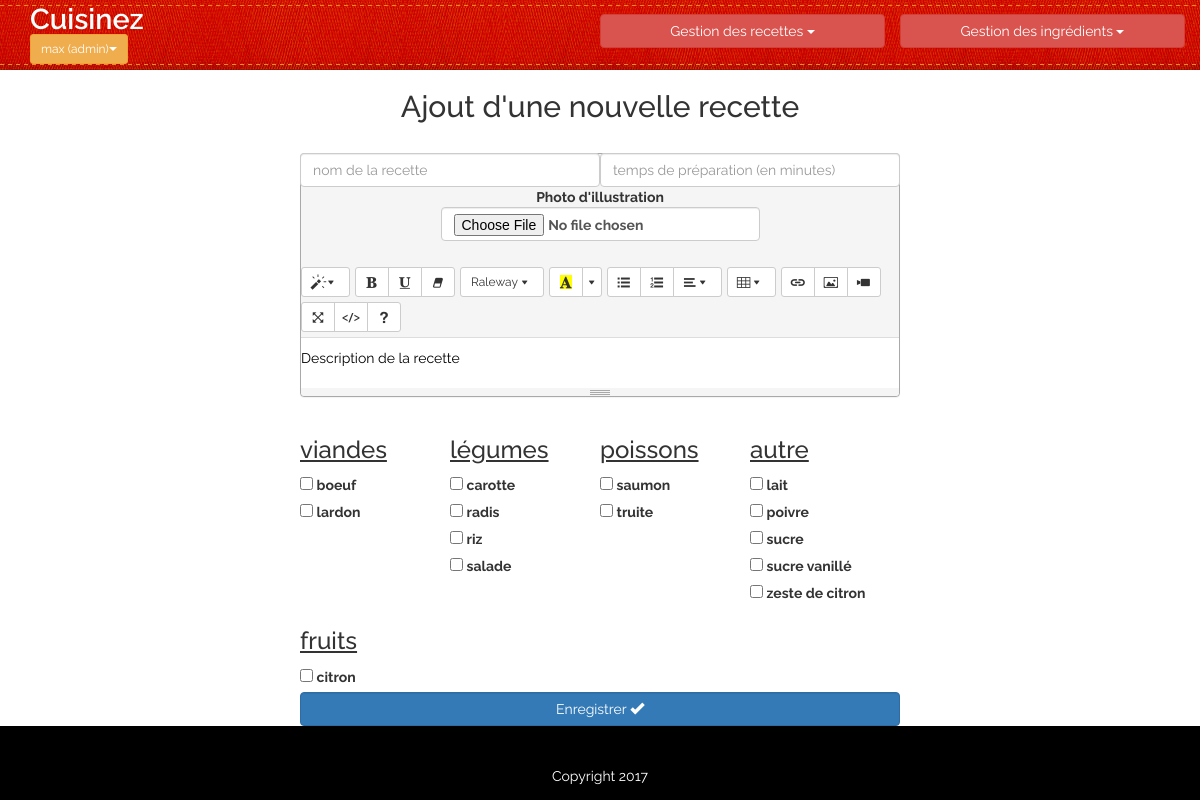
The page /admin/admin.php?page=ajoutR (signed in) on the database its author committed.
### tables this page shows
CREATE TABLE `ingredient` (
  `id` int(11) NOT NULL,
  `label_ingredient` varchar(50) NOT NULL,
  `type_ingredient` int(11) NOT NULL
);

### admin/ajout-recette.php (the view, shortened to what this page needs)
<?php
	$GLOBAL_INGREDIENTS = array();
	$sql = "SELECT i.id, label_ingredient, type_ingredient, label_type_ingredient FROM ingredient i left join type_ingredient ti on type_ingredient = ti.id order by type_ingredient, label_ingredient";
	$results_I = $bdd->query($sql) ;
	$ingredients = $results_I->fetchAll();
    foreach  ($ingredients as $row)
	{
		$GLOBAL_INGREDIENTS[$row['label_type_ingredient']][] = array(
			'id_ingredient' => $row['id'],
			'label_ingredient' => $row['label_ingredient']);
	}
?>
<link href="../plugins/summernote/summernote.css" rel="stylesheet">
<div id="mainadmin" class="row">
	<div class="col-xs-12 col-md-6 col-md-offset-3">
		<h2 class=" text-center">Ajout d'une nouvelle recette</h2>
		<br>
		<form id="formR" action="traitements.php" method="post" enctype="multipart/form-data" >
			<div class="col-xs-12" id="infosR">
				<div class="col-xs-6"><input class="form-control" type="text" name="labelR" placeholder="nom de la recette" maxlength="100" required></div>
				<div class="col-xs-6"><input class="form-control" type="number" name="temps" placeholder="temps de préparation (en minutes)" min="0" max="999"></div>
				<div class="col-xs-12" id="photo"><label for="image">Photo d'illustration<input class="form-control" type="file" name="image" accept="image/*"></label></div>
				<div class="col-xs-12 form-group">
				</div>
			</div>
			<div id="summernote" class="row "><p>Description de la recette</p></div><input type="hidden" name="description" >
			<div class="col-xs-12" >
				<?php foreach ($GLOBAL_INGREDIENTS as $type_ingredient => $ingredients) { ?>
					<div class="col-xs-6 col-sm-6 col-md-4 col-lg-3 ingredient">
						<header>
							<h3><?php echo $type_ingredient ; ?></h3>
						</header>
						<?php
						foreach ($ingredients as $key => $ingredient) {
						?>
							<input type="checkbox" name="idqte<?php echo $ingredient['id_ingredient'] ; ?>" id="<?php echo $ingredient['id_ingredient'] ; ?>" value="<?php echo $ingredient['id_ingredient'] ; ?>" /> <label for="<?php echo $ingredient['id_ingredient'] ; ?>"><?php echo $ingredient['label_ingredient'] ?></label><br />
						<?php
						}
						?>
					</div>
				<?php
				}
				?>
			</div>
			<div class="col-xs-12 "><button class="form-control btn btn-primary" type="submit" name="ajoutR">Enregistrer <span class="glyphicon glyphicon-ok"></span></button></div>
		</form>
	</div>
</div>

### css/style.css (style rules this page uses)
body { background-color: black !important; }
body,input,textarea,select { font-family: 'Raleway', sans-serif !important; font-size: 11pt; line-height: 1.75em; }
#mainadmin { background: #fff; margin-right:0; margin-left:0; margin-top:70px; }
#mainadmin div { padding-right:0; padding-left:0; }
#infosR { z-index:100; }
#photo { text-align:center; }
.ingredient h3 { text-align:left; text-decoration: underline; }

### rows shown on the page
ingredient: label_ingredient "boeuf"
ingredient: label_ingredient "lardon"
ingredient: label_ingredient "carotte"
ingredient: label_ingredient "radis"
ingredient: label_ingredient "riz"
ingredient: label_ingredient "salade"
ingredient: label_ingredient "saumon"
ingredient: label_ingredient "truite"
ingredient: label_ingredient "lait"
ingredient: label_ingredient "poivre"
ingredient: label_ingredient "sucre"
ingredient: label_ingredient "sucre vanillé"
ingredient: label_ingredient "zeste de citron"
ingredient: label_ingredient "citron"

### other values the page prints
$_SESSION['pseudo'] "max"
$type_ingredient "viandes"
$type_ingredient "légumes"
$type_ingredient "poissons"
$type_ingredient "autre"
$type_ingredient "fruits"
